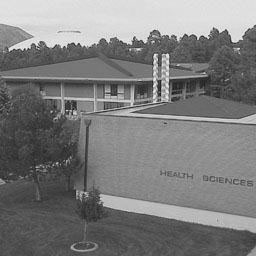
%> input picture duBois.jpg, 256 x 256 px
$ octave hw3main.m   (GNU Octave 9; MATLAB toolbox functions it lacks are replaced by stand-ins)
%> lines starting %> are read from the running program, lines starting %| are printed output that depends on the picture
%%%%% Homework 3 -- EE542
%%%%% by Jiaming Chen
%%%%% 9-18-2017
clear
close all

file_name = input('type the name of the image file to process :','s');
%> the answer given: duBois.jpg


%% a
f = imread(file_name);
%> f is the input picture: size 256x256 uint8; min 20, max 242, mean 124.2
figure(1);
subplot(2,1,1);imshow(f);title('original grayscale image');
subplot(2,1,2);imhist(f);title('corresponding histogram');
%> after `title('corresponding histogram')`:
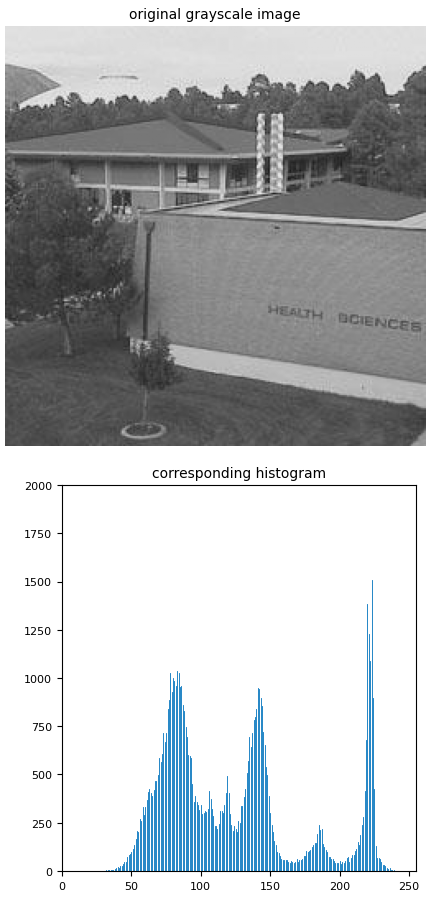
%> figure redrawn from the program's plot data, 2 panels

%% b
f_inv = uint8(255.*ones(256,256)) - f;
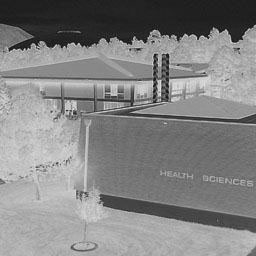
%> f_inv: size 256x256 uint8; min 13, max 235, mean 130.8
figure(2);
subplot(2,1,1);imshow(f_inv);title('inverse grayscale image');
subplot(2,1,2);imhist(f_inv);title('corresponding histogram');
%> after `title('corresponding histogram')`:
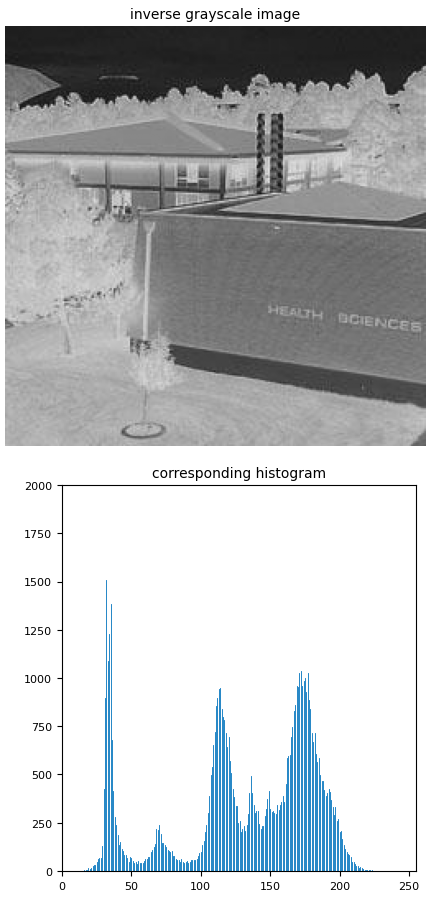
%> figure redrawn from the program's plot data, 2 panels

%% c
factor = 255/(max(f(:))-min(f(:)));
%> factor = 1
stretched = uint8( (f-min(f(:)))*factor );
figure(3);
subplot(2,1,1);imshow(stretched);title('constrast stretched grayscale image');
subplot(2,1,2);imhist(stretched);title('corresponding histogram');
%> after `title('corresponding histogram')`:
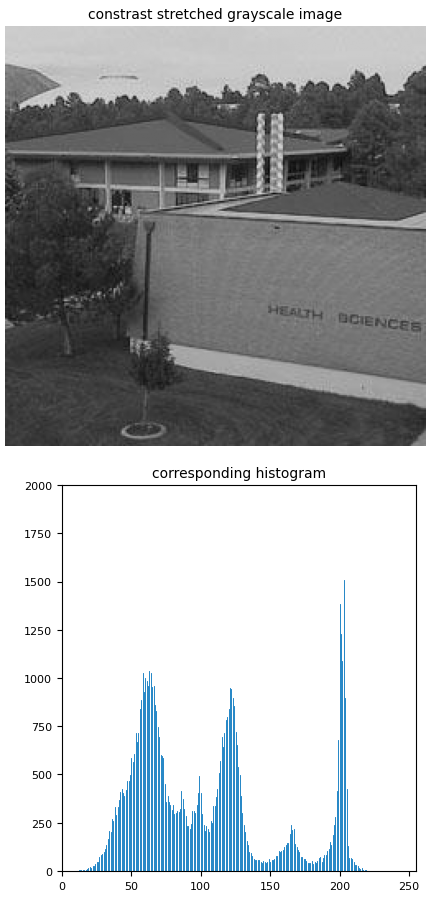
%> figure redrawn from the program's plot data, 2 panels

%% d
pixels = double(f(:));
bincounts = histc(pixels,0:255);
%> bincounts = 256 values, max 1507 at index 224, min 0 at index 1, mean 256
%cumulative probability function
cum = cumsum(bincounts)/numel(f);
%> cum = 256 values from 0 to 1
%s = T(f), where cum(S) = [1/255 1/255 ... 1/255] and cum(F) = cum
GL_eq = 255*cum; % a one to one function
%> GL_eq = 256 values from 0 to 255
new_pixels = zeros(size(pixels));
for p = 1:length(pixels)
    new_pixels(p) = round(GL_eq(pixels(p)+1)); % transform and quantization
end
new_img = uint8(reshape(new_pixels,size(f)));
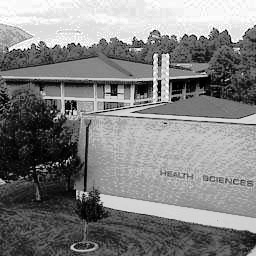
%> new_img: size 256x256 uint8; min 0, max 255, mean 128.7
figure(4);
subplot(2,1,1);imshow(new_img);title('histogram equalized grayscale image');
subplot(2,1,2);imhist(new_img);title('corresponding histogram');
%> after `title('corresponding histogram')`:
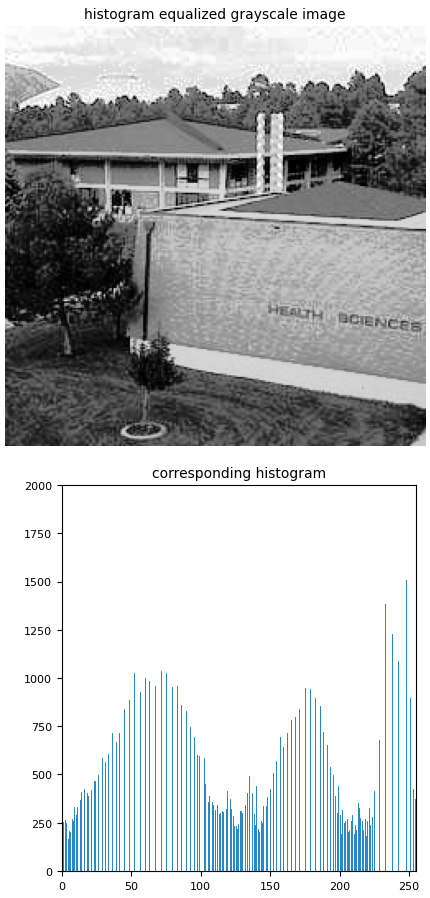
%> figure redrawn from the program's plot data, 2 panels

$ run again, on moon.jpg
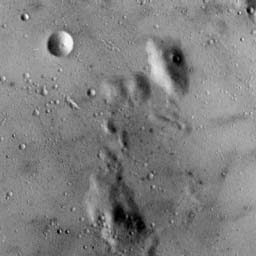
%> input picture moon.jpg, 256 x 256 px
%> f is the input picture: size 256x256 uint8; min 0, max 255, mean 127.8
%> `title('corresponding histogram')`:
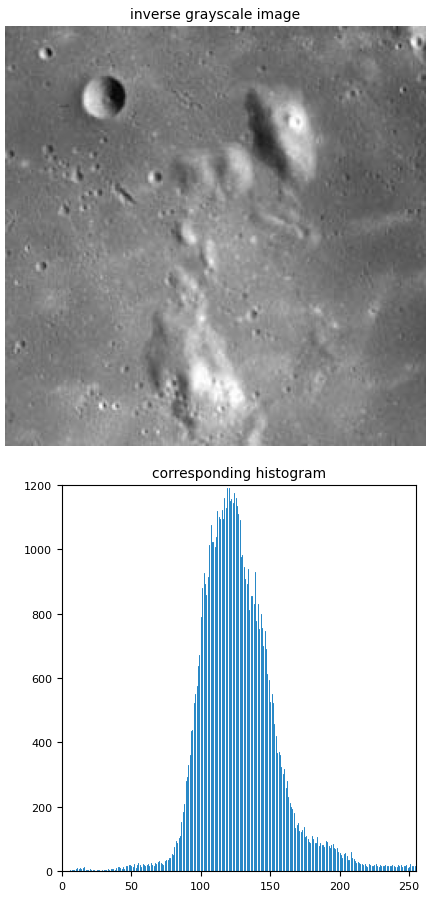
%> figure redrawn from the program's plot data, 2 panels
%> factor = 1
%> bincounts = 256 values, max 1192 at index 136, min 0 at index 252, mean 256
%> cum = 256 values from 0.000519 to 1
%> GL_eq = 256 values from 0.132 to 255
%> `title('corresponding histogram')`:
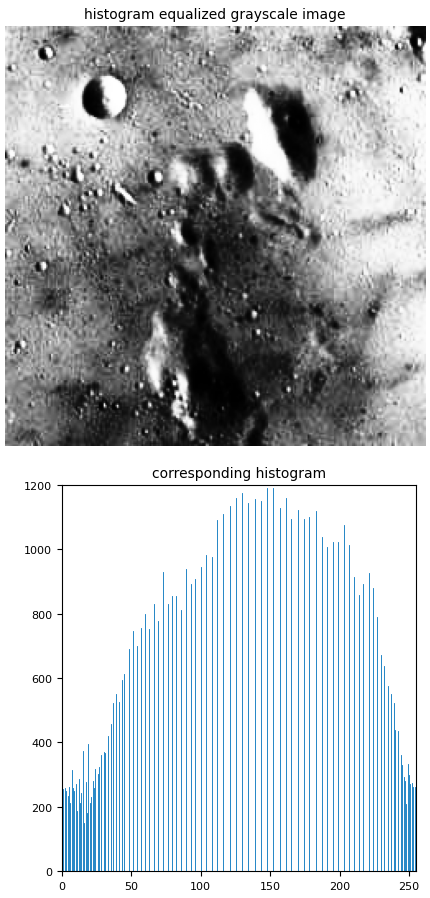
%> figure redrawn from the program's plot data, 2 panels
